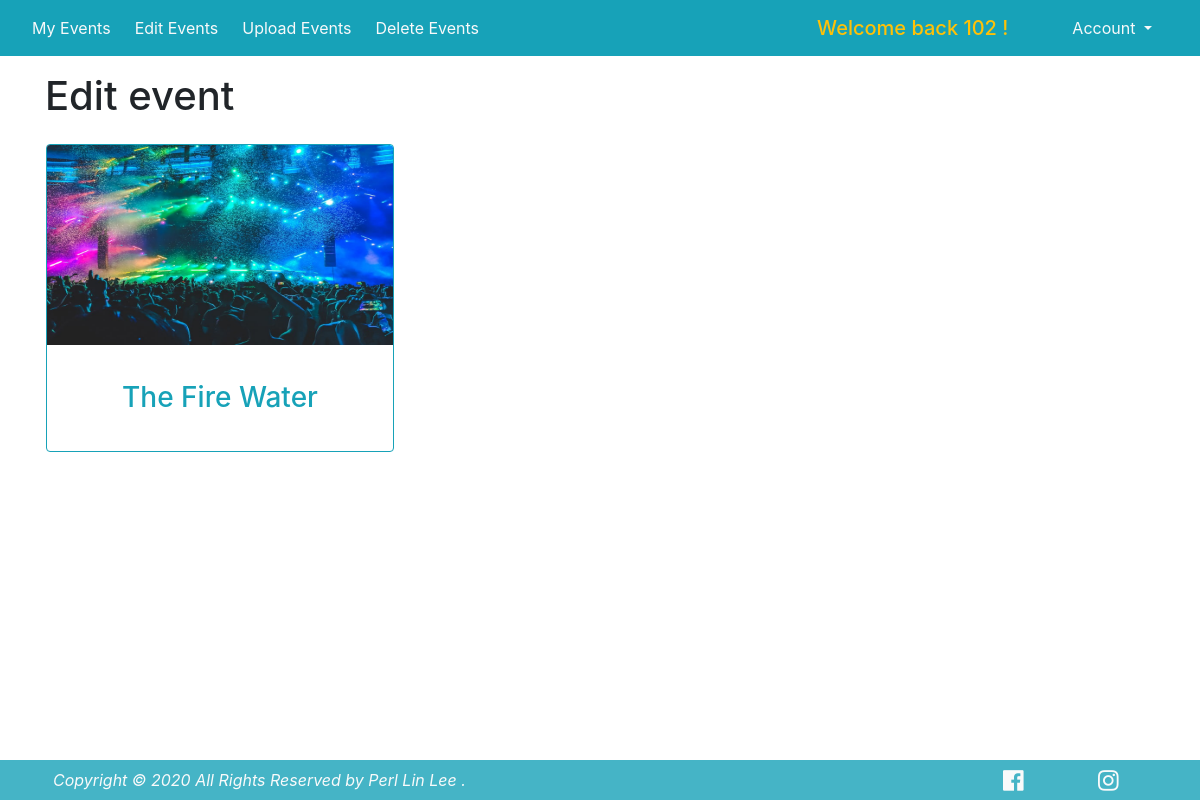
Screenshot of /venuemanager/vmedit2.php?Ecategoryid=2 (signed in) with the database file from the repository.
### tables this page shows
CREATE TABLE `2020_event` (
  `eid` int(11) NOT NULL,
  `etitle` varchar(255) NOT NULL,
  `eaddress` varchar(255) NOT NULL,
  `edes` longtext NOT NULL,
  `edate` date NOT NULL,
  `etime` time NOT NULL,
  `eimage` longtext NOT NULL,
  `ecatid` int(11) NOT NULL,
  `evmid` int(11) NOT NULL,
  `evenueid` int(11) NOT NULL
);

### venuemanager/vmedit2.php (the view, shortened to what this page needs)
<?php
include("../conn.php");
if (isset($_SESSION['VMid_40245529'])) {
    $venuemanager = $_SESSION['VMid_40245529'];
}
$Eventcategoryid = $_GET['Ecategoryid'];
$readquery = "SELECT 2020_event.etitle, 2020_event.eimage,2020_event.eid
              FROM 2020_event
              INNER JOIN 2020_eventcat
              ON
              2020_event.ecatid= 2020_eventcat.etid
              INNER JOIN 2020_venuemanager
              ON
              2020_event.evmid= 2020_venuemanager.vmid
              WHERE 2020_event.ecatid ='$Eventcategoryid' AND 2020_event.evmid='$venuemanager' ";
$readresult = $conn->query($readquery);
?>
<html>
<?php
include("../layouts/venuemanager/head.php");
?>
<body>
    <?php include("../venuemanager/components/navbar.php") ?>
    <div id="vmEdit2Div" class="container">
        <div class="d-flex text-align-center pt-3">
            <h1>Edit event</h1>
        </div>
        <div class="row">
            <?php
            while ($rowread = $readresult->fetch_assoc()) {
                $Eventid = $rowread['eid'];
                $Eventtitle = $rowread['etitle'];
                $Eventimage = $rowread['eimage'];
            ?>
                <div class="col-4 p-3">
                    <a class="text-info" href='vmedit3.php?eventid=<?php echo $Eventid ?>'>
                        <div class="card border-info">
                            <img class="card-img-top" src="../image/<?php echo $Eventimage ?>" alt="Card image cap" height="200px" width="200px">
                            <div class="card-body">
                                <div class="d-flex justify-content-center align-items-center p-3">
                                    <h3 class="card-text"><?php echo $Eventtitle ?></h3>
                                </div>
                            </div>
                        </div>
                    </a>
                </div>
            <?php
            }
            ?>
        </div>
    </div>
    <?php
    include("../venuemanager/components/footer.php")
    ?>
</body>
</html>

### layouts/venuemanager/styles/styles.css (style rules this page uses)
#vmEdit2Div { height: 88%; }

### rows the page displays
2020_event: eimage (picture), etitle "The Fire Water"

### other values shown
$venuemanager "102"
